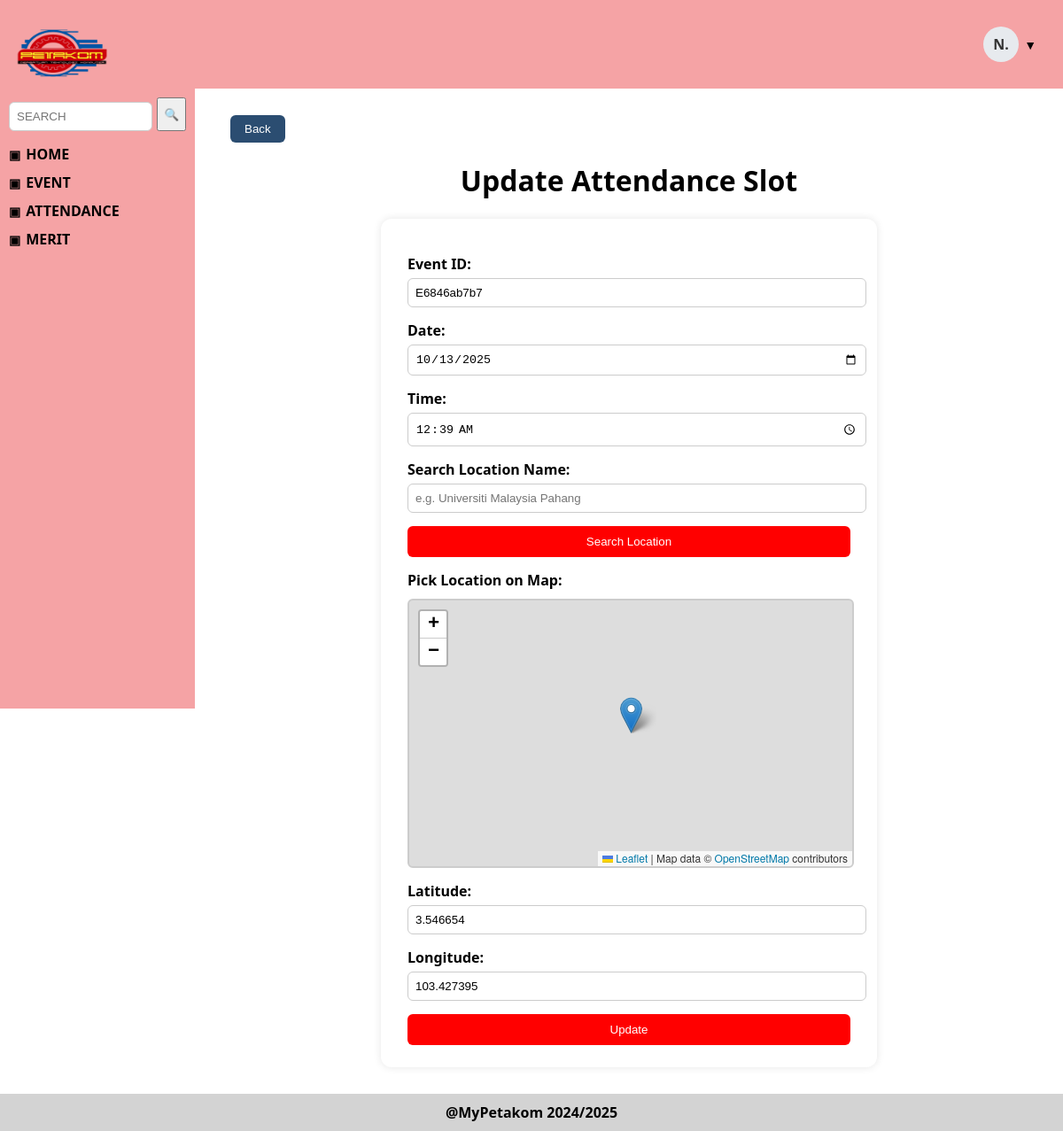
Screenshot of /updateSlot.php?id=AS0001 (signed in) with the database file from the repository.
### tables this page shows
CREATE TABLE `attendance_slot` (
  `attendanceslot_id` varchar(10) NOT NULL,
  `event_id` varchar(10) NOT NULL,
  `attendanceslot_qr` mediumblob NOT NULL,
  `slot_geolocation` point NOT NULL,
  `slot_time` datetime NOT NULL
);

### updateSlot.php (the view, shortened to what this page needs)
<?php
$host = "localhost";
$user = "root";
$password = "";
$database = "mypetakom";
$conn = new mysqli($host, $user, $password, $database);
$id = $_GET['id'] ?? '';
$stmt = $conn->prepare("SELECT attendanceslot_id, event_id, slot_time, AsText(slot_geolocation) AS location FROM attendance_slot WHERE attendanceslot_id=?");
$stmt->bind_param("s", $id);
$stmt->execute();
$result = $stmt->get_result();
$data = $result->fetch_assoc();
$date = date('Y-m-d', strtotime($data['slot_time']));
$time = date('H:i', strtotime($data['slot_time']));
preg_match('/POINT\(([-0-9\.]+) ([-0-9\.]+)\)/', $data['location'], $matches);
$latitude = $matches[1] ?? '2.9272';
$longitude = $matches[2] ?? '101.6412';
?>
<!DOCTYPE html>
<html lang="en">
<head>
  <link rel="stylesheet" href="https://unpkg.com/leaflet@1.9.4/dist/leaflet.css" />
  <link rel="stylesheet" href="STYLE3/attendance_slot.css" />
</head>
<body>
<div class="sidebar">
  <img src="IMAGES/LogoPetakom.png" alt="PETAKOM Logo" />
  <div class="search-box">
    <input type="text" placeholder="SEARCH" />
    <button>🔍</button>
  </div>
  <div class="menu">
    <div class="menu-title" onclick="toggleMenu('home')">HOME</div>
    <div class="menu-title" onclick="toggleMenu('event')">EVENT</div>
    <div class="menu-title" onclick="toggleMenu('attendance')">ATTENDANCE</div>
	    <div class="menu-title" onclick="toggleMenu('merit')">MERIT</div>
  </div>
</div>
<div class="topbar">
  <div class="dropdown">
    <div class="profile-wrapper">
      <div class="profile-circle">N.</div>
      <span class="dropdown-icon">▼</span>
    </div>
  </div>
</div>
<div class="content">
  <button class="back-btn" onclick="window.location.href='attendaceSlot.php'">Back</button>
  <h1>Update Attendance Slot</h1>
  <form action="" method="POST" enctype="multipart/form-data">
    <label for="event_id">Event ID:</label>
    <input type="text" id="event_id" name="event_id" required value="<?= htmlspecialchars($data['event_id']) ?>">
    <label for="slot_date">Date:</label>
    <input type="date" id="slot_date" name="slot_date" required value="<?= htmlspecialchars($date) ?>">
    <label for="slot_time">Time:</label>
    <input type="time" id="slot_time" name="slot_time" required value="<?= htmlspecialchars($time) ?>">
    <label for="location_name">Search Location Name:</label>
    <input type="text" id="location_name" name="location_name" placeholder="e.g. Universiti Malaysia Pahang">
    <button type="button" id="searchBtn" onclick="searchLocation()">Search Location</button>
    <label>Pick Location on Map:</label>
    <div id="map"></div>
    <label for="latitude">Latitude:</label>
    <input type="text" id="latitude" name="latitude" readonly required value="<?= htmlspecialchars($latitude) ?>">
    <label for="longitude">Longitude:</label>
    <input type="text" id="longitude" name="longitude" readonly required value="<?= htmlspecialchars($longitude) ?>">
    <button type="submit" class="submit-btn">Update</button>
  </form>
</div>
<div class="footer">
    @MyPetakom 2024/2025
  </div>
</body>
</html>

### STYLE3/attendance_slot.css (style rules this page uses)
body { margin: 0; font-family: 'Segoe UI', sans-serif; }
.sidebar { width: 220px; background-color: #F5A3A5; height: 100vh; position: fixed; padding: 10px; box-sizing: border-box; overflow-y: auto; }
.sidebar img { width: 120px; height: 100px; display: block; }
.search-box { display: flex; justify-content: center; margin-bottom: 15px; }
.search-box input { padding: 5px; border-radius: 5px; border: 1px solid #ccc; width: 120px; margin-right: 5px; }
.menu-title { cursor: pointer; font-weight: bold; margin: 10px 0 5px; display: flex; align-items: center; font-size: 16px; }
.menu-title::before { content: "▣"; margin-right: 6px; font-size: 14px; }
.topbar { background-color: #F5A3A5; height: 100px; margin-left: 220px; display: flex; justify-content: flex-end; align-items: center; padding-right: 30px; position: sticky; top: 0; z-index: 1; }
.profile-wrapper { display: flex; align-items: center; cursor: pointer; }
.profile-circle { width: 40px; height: 40px; border-radius: 50%; background-color: #e7eaee; color: #333; display: flex; align-items: center; justify-content: center; font-weight: bold; font-size: 16px; margin-right: 6px; }
.dropdown-icon { font-size: 14px; color: black; }
.dropdown { position: relative; display: inline-block; }
.content { margin-left: 220px; padding: 20px; background-color: #ffffff; min-height: 90vh; }
.footer { background-color: #d3d3d3; text-align: center; padding: 10px; font-weight: bold; }
.content { margin-left: 220px; padding: 30px 40px; display: flex; flex-direction: column; align-items: center; }
form { background-color: #fff; padding: 25px 30px; border-radius: 12px; box-shadow: 0 0 10px rgba(0,0,0,0.1); width: 100%; max-width: 500px; }
label { font-weight: bold; display: block; margin-top: 15px; }
input[type="text"], input[type="date"], input[type="time"] { width: 100%; padding: 8px; border: 1px solid #ccc; border-radius: 6px; margin-top: 5px; }
#map { height: 300px; width: 100%; border: 2px solid #ccc; border-radius: 6px; margin-top: 10px; }
.back-btn { align-self: flex-start; background-color: #2b4d71; color: white; padding: 8px 16px; border: none; border-radius: 6px; cursor: pointer; }
.submit-btn { background-color: red; color: white; padding: 10px 16px; border: none; border-radius: 6px; cursor: pointer; margin-top: 15px; width: 100%; }
button[type="button"] { background-color: red; color: white; padding: 10px 16px; border: none; border-radius: 6px; cursor: pointer; margin-top: 15px; width: 100%; }

### rows the page displays
attendance_slot: event_id "E6846ab7b7", slot_date "10/13/2025", slot_time "00:39"
